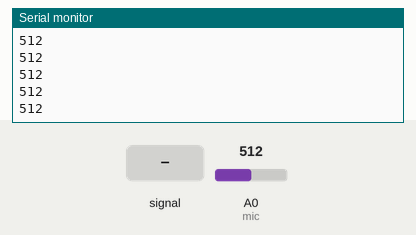
The sketch below on a simulated Arduino Uno, built with avr-gcc and run on an emulated ATmega328P. Shown: the last lines printed to the serial monitor. The inputs (shaded band) are chosen by the test bench; at power-on: A0 (mic) = 512.

Above: at 1.2 s.
1.3 s: A0 (mic) fed a 200 Hz sine of ±81 counts around its level
At 1.8 s:
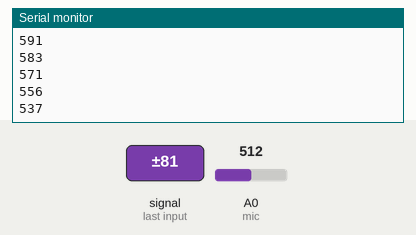
2.8 s: A0 (mic) set to 716
At 3.5 s:
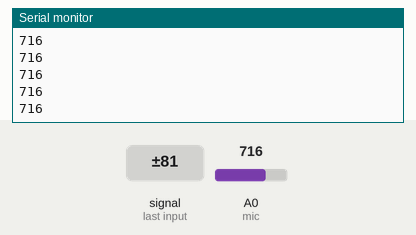
4.3 s: A0 (mic) fed a 1000 Hz sine of ±255 counts around its level
At 5.2 s:
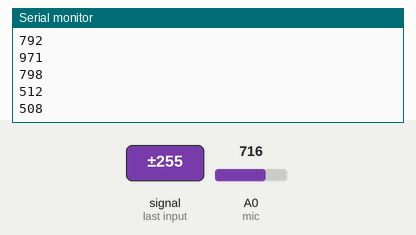
5.8 s: A0 (mic) set to 900
At 6.6 s:
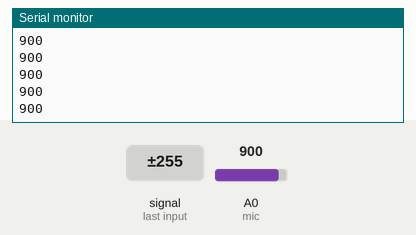
Timing chart, 0 to 8.3 s (numbered marks = the images above; inputs shaded):
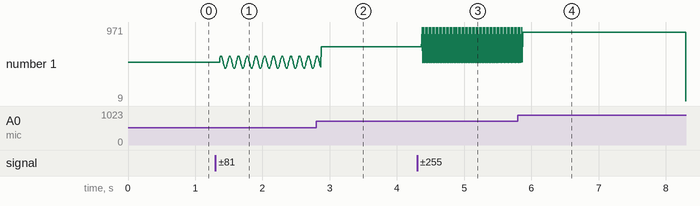

The sketch:

mic.ino
```cpp
const int mic = A0;
int sensor = 0;
void setup() {
  // put your setup code here, to run once:
pinMode(mic,INPUT);
Serial.begin(9600);
}

void loop() {
  // put your main code here, to run repeatedly:
sensor = analogRead(mic);
Serial.println(sensor);
}
```

Measured:
- after the input at 1.3 s, the serial monitor: prints a new line after 0.07 s (image 1)
- after the input at 2.8 s, the serial monitor: prints a new line after 0.07 s (image 2)
- after the input at 4.3 s, the serial monitor: prints a new line after 0.07 s (image 3)
- after the input at 5.8 s, the serial monitor: prints a new line after 0.07 s (image 4)
- plotted number 1: 512 → 571 after the input at 1.3 s, 571 → 716 after the input at 2.8 s, 716 → 792 after the input at 4.3 s
